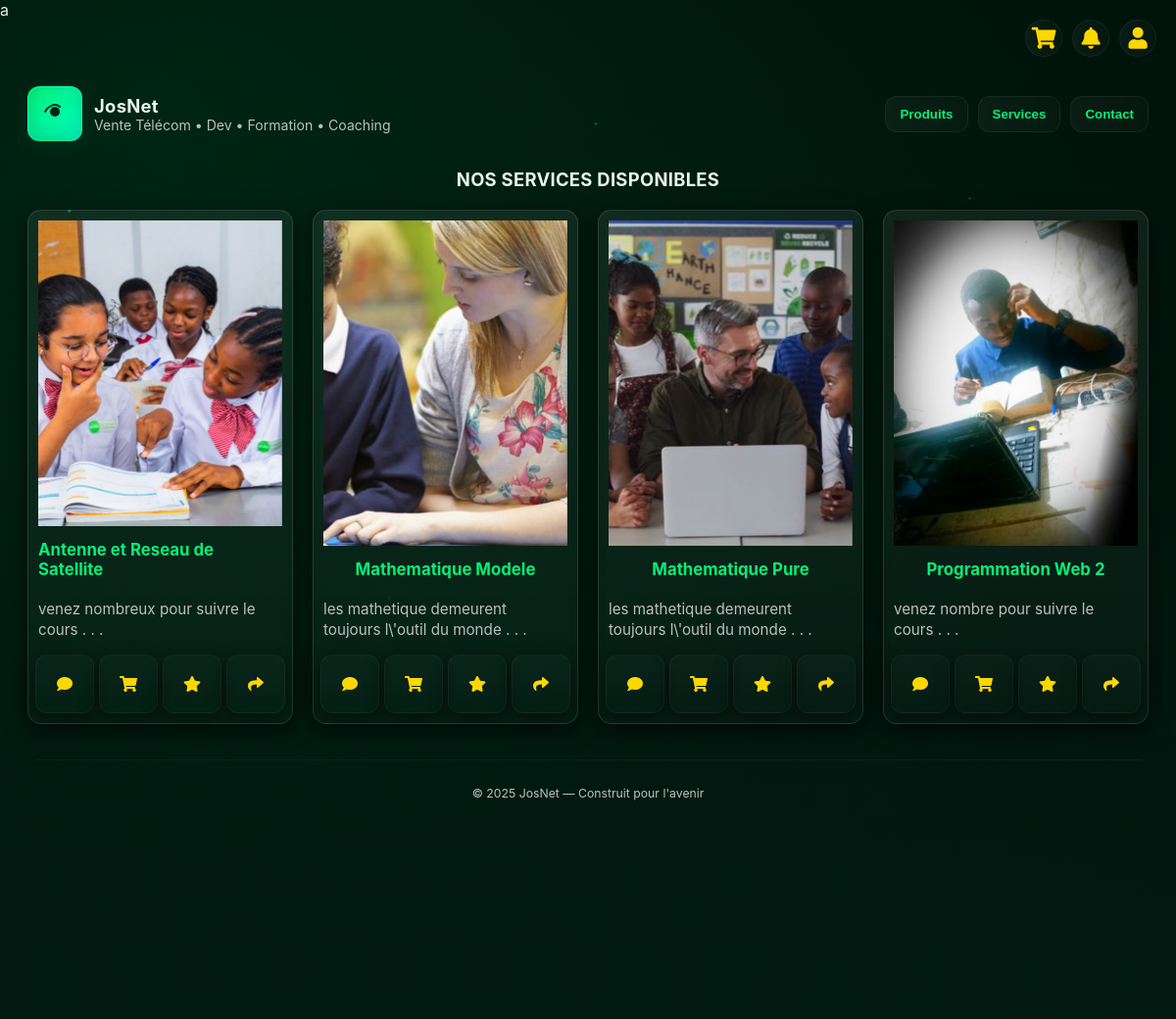
/vue/services.php, run on the app's committed database.
### tables this page shows
CREATE TABLE IF NOT EXISTS `formations` (
  `id_formation` int NOT NULL AUTO_INCREMENT,
  `titre` varchar(200) NOT NULL,
  `description` text,
  `prix` decimal(10,2) NOT NULL,
  `duree` varchar(50) DEFAULT NULL,
  `id_formateur` int DEFAULT NULL,
  `debut_formation` date NOT NULL,
  `date_creation` timestamp NULL DEFAULT CURRENT_TIMESTAMP,
  `photo` text NOT NULL,
  PRIMARY KEY (`id_formation`),
  KEY `fk_formateur` (`id_formateur`)
);

### modele/formation.php (called while the page is built, shortened)
<?php
include_once("base.php");
class Formation {
    private $titre;
    private $description;
    private $photo;
    public function __construct($id_formation, $titre, $description, $prix, $duree, $id_formateur, $date_creation, $debut_formation, $photo) {
        $this->titre = $titre;
        $this->description = $description;
        $this->photo = $photo;
    }
    public function getTitre() { return $this->titre; }
    public function getDescription() { return $this->description; }
    public function getPhoto() { return $this->photo; }
}
class RequeteFormation {
    private $crud;
    public function __construct() {
        $pdo = new Database();
        $this->crud = $pdo->getConnection();
    }
    public function getAllFormations() {
        $sql = "SELECT * FROM formations ORDER BY date_creation DESC";
        $stmt = $this->crud->query($sql);
        $formations = [];
        while ($row = $stmt->fetch(PDO::FETCH_ASSOC)) {
            $formations[] = new Formation($row['id_formation'], $row['titre'], $row['description'], $row['prix'], $row['duree'], $row['id_formateur'], $row['date_creation'], $row['debut_formation'], $row['photo']);
        }
        return $formations;
    }
}
?>

### modele/base.php (called while the page is built, shortened)
<?php
class Database {
    private static string $host = "localhost";
    private static string $dbname = "josnet";
    private static string $username = "root";
    private static string $password = "";
    private static ?PDO $conn = null;
    public static function getConnection(): PDO {
        if (self::$conn === null) {
            try {
                self::$conn = new PDO(
                    "mysql:host=" . self::$host . ";dbname=" . self::$dbname . ";charset=utf8",
                    self::$username,
                    self::$password
                );
                self::$conn->setAttribute(PDO::ATTR_ERRMODE, PDO::ERRMODE_EXCEPTION);
                self::$conn->setAttribute(PDO::ATTR_DEFAULT_FETCH_MODE, PDO::FETCH_ASSOC);
            } catch (PDOException $e) {
                die("❌ Erreur de connexion à la base de données : " . $e->getMessage());
            }
        }
        return self::$conn;
    }
}
?>

### controle/controleur_formation.php (called while the page is built, shortened)
<?php
include_once("../modele/formation.php");
class FormationController {
    private $requeteFormation;
    public function __construct() {
        $this->requeteFormation = new RequeteFormation();
    }
    public function getAllFormations(): array {
    try {
        $formations = $this->requeteFormation->getAllFormations();
        return [
            'success' => true,
            'data' => $formations,
            'count' => count($formations)
        ];
    } catch (Exception $e) {
        return [
            'success' => false,
            'message' => 'Erreur: ' . $e->getMessage()
        ];
    }
}
}

### vue/services.php (the view, shortened to what this page needs)
<!doctype html>
<html lang="fr">
<head>
  <?php
    include_once('../controle/controleur_formation.php');
    $formation = new FormationController();
    $listeFormation = $formation->getAllFormations();
    ?>
<link rel="stylesheet" href="styles/style.css" />
<link rel="stylesheet" href="../vue/font-awesome/css/all.min.css">
</head>
<body>
<div class="user_message">
  <a href=""><div class="panier" data-tooltip="panier"><i class=" icon fas fa-shopping-cart" ></i></div></a>
  <a href=""><div class="notification" data-tooltip="notification"><i class=" icon fas fa-bell" ></i></div></a>
  <a href=""> <div class="profil" data-tooltip="Profil"><i class=" icon fas fa-user" ></i></div></a>
</div>
<canvas id="bg-canvas"></canvas>
<div class="wrap">
  <header>
    <div class="brand">
      <div class="logo" aria-hidden="true">
        <a href="index.html">
        </a>
      </div>
      <div>
        <h1>JosNet</h1>
        <p>Vente Télécom • Dev • Formation • Coaching</p>
      </div>
    </div>
    <nav class="nav">
      <a href="produits.html"><button class="btn">Produits</button></a>
      <a href="services.php"><button class="btn">Services</button></a>
      <a href="contact.html"><button class="btn">Contact</button></a>
    </nav>
  </header>
  <div class="nom_produit">
    <h1> NOS SERVICES DISPONIBLES </h1>
  </div>
  <section class="reveal" id="features">
    <div class="grid">
      <?php
      foreach($listeFormation['data'] as $formation){
      ?>
        <article class="card" data-tilt>
          <img src="<?='../controle/'.$formation->getPhoto()?>" alt="">
          <h3><?=substr($formation->getTitre(), 0, 50) ?></h3>
          <p> <?=substr($formation->getDescription(), 0, 100) ?> . . .</p>
          <div class="alignements_icones">
            <i class=" icon fa fa-comment"></i>
            <i class=" icon fas fa-shopping-cart" ></i>
            <i class=" icon fas fa-star"></i>
            <i class="icon fas fa-share"></i>
          </div>
      </article>
        <?php }?>
    </div>
  </section>
  <footer class="reveal">
    <small>&copy; <span id="year"></span> JosNet — Construit pour l'avenir </small>
  </footer>
</div>
</body>
</html>

### vue/styles/style.css (style rules this page uses)
:root { --bg-1: #00110a; --bg-2: #021a12; --glass: rgba(255,255,255,0.06); --glass-strong: rgba(255,255,255,0.09); --glass-border: rgba(255,255,255,0.12); --neon: #05f07a; --neon-2:#00ffc2; --accent: #ffae2b; --muted: #b9c1be; --card-w: 320px; --radius: 16px; --glass-blur: 10px; }
* { box-sizing:border-box }
html,body { height:100% }
body { margin:0; font-family:Inter, ui-sans-serif, system-ui, -apple-system, "Segoe UI", Roboto, "Helvetica Neue", Arial; color: #e6f5ee; background: radial-gradient(1200px 800px at 10% 10%, rgba(5,240,122,0.06), transparent), linear-gradient(180deg,var(--bg-1), var(--bg-2)); -webkit-font-smoothing:antialiased; -moz-osx-font-smoothing:grayscale; overflow-x:hidden; }
#bg-canvas { position:fixed; inset:0; z-index:0; pointer-events:none; filter: blur(0.6px) contrast(1.05); }
.wrap { position:relative; z-index:2; max-width:1200px; margin:40px auto; padding:28px; }
header { display:flex; gap:18px; align-items:center; justify-content:space-between; margin-bottom:28px; }
.brand { display:flex; gap:12px; align-items:center; }
.logo { width:56px;height:56px;border-radius:12px; background:linear-gradient(135deg,var(--neon), var(--neon-2)); display:grid;place-items:center; box-shadow: 0 6px 24px rgba(0,255,160,0.06), inset 0 -6px 18px rgba(0,0,0,0.15); border:1px solid rgba(255,255,255,0.06); }
.logo svg { width:30px; height:30px; filter:drop-shadow(0 4px 12px rgba(0,255,150,0.12)); }
h1 { margin:0; font-size:1.15rem; letter-spacing:0.3px; }
header p { margin:0; color:var(--muted); font-size:0.88rem; }
nav { display:flex; gap:10px; align-items:center }
.btn { background:linear-gradient(90deg, rgba(255,255,255,0.04), rgba(255,255,255,0.02)); border:1px solid rgba(255,255,255,0.06); color:var(--neon); padding:10px 14px; border-radius:12px; font-weight:600; cursor:pointer; transition:transform .18s ease, box-shadow .18s ease; }
.grid { display:grid; grid-template-columns: repeat(auto-fit, minmax(260px, 1fr)); gap:20px; margin-top:6px; }
.card { width:100%; min-height:250px; background:linear-gradient(180deg, var(--glass), rgba(255,255,255,0.02)); border-radius:14px; border:1px solid var(--glass-border); padding:10px; display:flex; gap:14px; align-items:flex-start; transform-origin:center; transition: transform .35s cubic-bezier(.2,.9,.2,1), box-shadow .35s; will-change:transform; perspective:1000px; box-shadow: 0 6px 22px rgba(0,0,0,0.6); overflow:visible; display: flex; align-items: center; justify-content: center; flex-direction: column; }
.card .icon { width:60px; height:60px; border-radius:12px; display:grid; place-items:center; background:linear-gradient(180deg, rgba(255,255,255,0.02), transparent); border:1px solid rgba(255,255,255,0.04); box-shadow: 0 6px 18px rgba(0,0,0,0.5); position:relative; }
.card .alignements_icones { display: flex; align-items: center; justify-content: space-between; gap: 5px; cursor: pointer; color: gold; }
.card h3 { margin:0; font-size:1.05rem; color:var(--neon) }
.card p { margin:6px 0 0; color:var(--muted); font-size:0.95rem; line-height:1.4; }
.card img { width: 100%; height: 100%; overflow: hidden; object-fit: cover; }
.card .alignements_icones { display: flex; align-items: center; justify-content: space-between; gap: 5px; cursor: pointer; }
.reveal { opacity:0; transform:translateY(18px) scale(.995); transition: all .7s cubic-bezier(.2,.85,.25,1); }
.reveal.show { opacity:1; transform:translateY(0) scale(1); }
.user_message > a div { width: 20px; height: 20px; padding:18px; background:linear-gradient(90deg, rgba(255,255,255,0.04), rgba(255,255,255,0.02)); border:1px solid rgba(255,255,255,0.06); border-radius: 50%; display: flex; text-align: center; align-items: center; justify-content: center; color:gold; font-size: 22px; }
.user_message > a { text-decoration: none; }
.user_message { position: absolute; top: 10px; right: 10px; display: flex; flex-direction: row; gap: 10px; padding: 10px; z-index: 1000; }
footer { margin-top:36px; background:transparent; padding:24px; text-align:center; color:var(--muted); border-top:1px solid rgba(255,255,255,0.03); font-size:0.92rem;border-radius:10px; }
.wrap > .nom_service, .nom_produit { display: flex; justify-content: center; align-items: center; margin: 20px; }
.panier { position: relative; }
.notification { position: relative; }
.profil { position: relative; }
* { margin: 0; padding: 0; }
body { height: 130vh; width: 100%; }

### data on the page
formations: photo (picture), titre "Antenne et Reseau de Satellite", description "venez nombreux pour suivre le cours"
formations: photo (picture), titre "Mathematique Modele", description "les mathetique demeurent toujours l\\'outil du monde"
formations: photo (picture), titre "Mathematique Pure", description "les mathetique demeurent toujours l\\'outil du monde"
formations: photo (picture), titre "Programmation Web 2", description "venez nombre pour suivre le cours"
